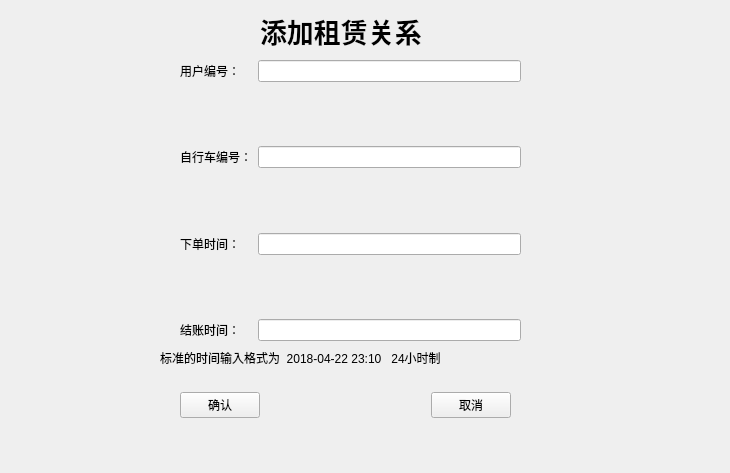
<?xml version="1.0" encoding="UTF-8"?>
<ui version="4.0">
 <class>Form</class>
 <widget class="QWidget" name="Form">
  <property name="geometry">
   <rect>
    <x>0</x>
    <y>0</y>
    <width>730</width>
    <height>473</height>
   </rect>
  </property>
  <property name="windowTitle">
   <string>Form</string>
  </property>
  <widget class="QLabel" name="label_5">
   <property name="geometry">
    <rect>
     <x>260</x>
     <y>10</y>
     <width>221</width>
     <height>41</height>
    </rect>
   </property>
   <property name="font">
    <font>
     <family>Arial Black</family>
     <pointsize>20</pointsize>
     <weight>75</weight>
     <bold>true</bold>
    </font>
   </property>
   <property name="text">
    <string>添加租赁关系</string>
   </property>
  </widget>
  <widget class="QWidget" name="layoutWidget">
   <property name="geometry">
    <rect>
     <x>180</x>
     <y>60</y>
     <width>341</width>
     <height>281</height>
    </rect>
   </property>
   <layout class="QFormLayout" name="formLayout">
    <item row="1" column="0">
     <widget class="QLabel" name="label">
      <property name="text">
       <string>用户编号：</string>
      </property>
     </widget>
    </item>
    <item row="1" column="1">
     <widget class="QLineEdit" name="lineEdit"/>
    </item>
    <item row="3" column="0">
     <widget class="QLabel" name="label_2">
      <property name="text">
       <string>自行车编号：</string>
      </property>
     </widget>
    </item>
    <item row="3" column="1">
     <widget class="QLineEdit" name="lineEdit_2"/>
    </item>
    <item row="5" column="0">
     <widget class="QLabel" name="label_3">
      <property name="text">
       <string>下单时间：</string>
      </property>
     </widget>
    </item>
    <item row="5" column="1">
     <widget class="QLineEdit" name="lineEdit_3"/>
    </item>
    <item row="7" column="0">
     <widget class="QLabel" name="label_4">
      <property name="text">
       <string>结账时间：</string>
      </property>
     </widget>
    </item>
    <item row="7" column="1">
     <widget class="QLineEdit" name="lineEdit_4"/>
    </item>
    <item row="2" column="1">
     <spacer name="verticalSpacer">
      <property name="orientation">
       <enum>Qt::Vertical</enum>
      </property>
      <property name="sizeHint" stdset="0">
       <size>
        <width>20</width>
        <height>40</height>
       </size>
      </property>
     </spacer>
    </item>
    <item row="4" column="1">
     <spacer name="verticalSpacer_2">
      <property name="orientation">
       <enum>Qt::Vertical</enum>
      </property>
      <property name="sizeHint" stdset="0">
       <size>
        <width>20</width>
        <height>40</height>
       </size>
      </property>
     </spacer>
    </item>
    <item row="6" column="1">
     <spacer name="verticalSpacer_3">
      <property name="orientation">
       <enum>Qt::Vertical</enum>
      </property>
      <property name="sizeHint" stdset="0">
       <size>
        <width>20</width>
        <height>40</height>
       </size>
      </property>
     </spacer>
    </item>
   </layout>
  </widget>
  <widget class="QWidget" name="layoutWidget">
   <property name="geometry">
    <rect>
     <x>180</x>
     <y>390</y>
     <width>331</width>
     <height>30</height>
    </rect>
   </property>
   <layout class="QHBoxLayout" name="horizontalLayout">
    <item>
     <widget class="QPushButton" name="pushButton">
      <property name="text">
       <string>确认</string>
      </property>
     </widget>
    </item>
    <item>
     <spacer name="horizontalSpacer">
      <property name="orientation">
       <enum>Qt::Horizontal</enum>
      </property>
      <property name="sizeHint" stdset="0">
       <size>
        <width>40</width>
        <height>20</height>
       </size>
      </property>
     </spacer>
    </item>
    <item>
     <widget class="QPushButton" name="pushButton_2">
      <property name="text">
       <string>取消</string>
      </property>
     </widget>
    </item>
   </layout>
  </widget>
  <widget class="QLabel" name="label_6">
   <property name="geometry">
    <rect>
     <x>160</x>
     <y>350</y>
     <width>441</width>
     <height>16</height>
    </rect>
   </property>
   <property name="text">
    <string>标准的时间输入格式为  2018-04-22 23:10   24小时制</string>
   </property>
  </widget>
 </widget>
 <resources/>
 <connections/>
</ui>
